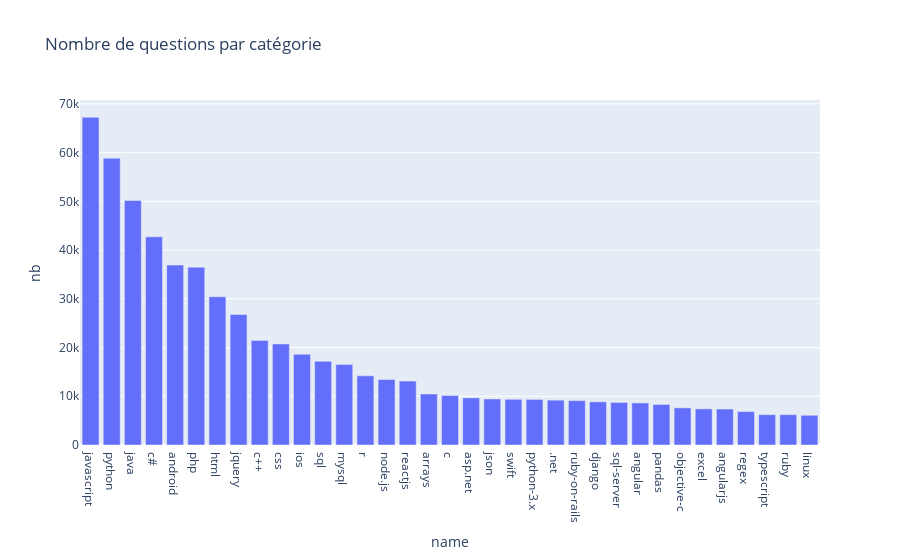

The notebook cell saved with this chart:
### Code cell
questions_count_per_category = pd.read_sql("""
    select count(*) as nb, name from question
    join question_category qc on qc.question_id = question.id
    join category on qc.category_id = category.id
    group by name
    order by nb desc
    limit 35
""", client)

fig = px.bar(questions_count_per_category, x='name', y='nb', title="Nombre de questions par catégorie")
fig.show()

### Figure 1 — Plotly figure (JSON) as saved in the notebook; plotly's stock layout.template omitted (floating-point values rounded to 4 significant figures)
{"data": [{"alignmentgroup": "True", "hovertemplate": "name=%{x}<br>nb=%{y}<extra></extra>", "legendgroup": "", "marker": {"color": "#636efa", "pattern": {"shape": ""}}, "name": "", "offsetgroup": "", "orientation": "v", "showlegend": false, "textposition": "auto", "type": "bar", "x": ["javascript", "python", "java", "c#", "android", "php", "html", "jquery", "c++", "css", "ios", "sql", "mysql", "r", "node.js", "reactjs", "arrays", "c", "asp.net", "json", "swift", "python-3.x", ".net", "ruby-on-rails", "django", "sql-server", "angular", "pandas", "objective-c", "excel", "angularjs", "regex", "typescript", "ruby", "linux"], "xaxis": "x", "y": [67258, 58869, 50173, 42724, 36928, 36500, 30416, 26777, 21464, 20734, 18611, 17161, 16516, 14194, 13434, 13116, 10468, 10154, 9675, 9445, 9378, 9354, 9201, 9106, 8858, 8734, 8631, 8321, 7622, 7417, 7381, 6860, 6220, 6219, 6098], "yaxis": "y"}], "layout": {"barmode": "relative", "legend": {"tracegroupgap": 0}, "title": {"text": "Nombre de questions par catégorie"}, "xaxis": {"anchor": "y", "domain": [0, 1], "title": {"text": "name"}}, "yaxis": {"anchor": "x", "domain": [0, 1], "title": {"text": "nb"}}}}
